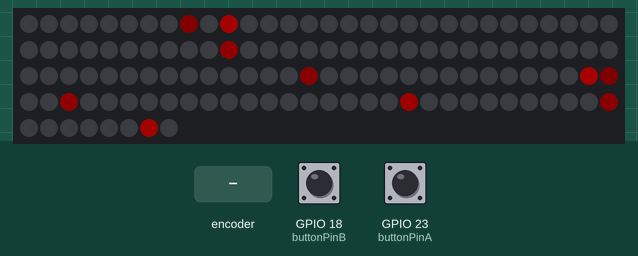
Simulated run of this sketch. Board: ESP32. Parts: 128 RGB LEDs in strip order, left to right, continuing on the next row. The inputs (shaded band) are chosen by the test bench; at power-on: GPIO 18 (buttonPinB) HIGH, GPIO 23 (buttonPinA) HIGH. Dim RGB values are drawn brighter than linear; random numbers use the default seed unless the sketch sets one.

Above: at 1.2 s.

The sketch:

esp32ButtonColorState.ino
```cpp
#include <Adafruit_NeoPixel.h>
#define npPin 4
#define NumOfLeds 128
const int buttonPinA = 23;
const int buttonPinB = 18;
Adafruit_NeoPixel pixels(NumOfLeds, npPin, NEO_GRB + NEO_KHZ800);
int buttonAState = 0;
int buttonBState = 0;
int red = 50;
int green = 0;
int blue = 0;

void setup() {
  Serial.begin(115200);
  pixels.begin();
  pinMode(buttonPinA, INPUT);
  pinMode(buttonPinB, INPUT);
  }

void loop() {
  pixels.clear();
  for (int r=0; r<10; r++) {
  pixels.setPixelColor(random(NumOfLeds), pixels.Color(red, green, blue));
  pixels.show();
  red = random(50);
  buttonAState = digitalRead(buttonPinA);
  buttonBState = digitalRead(buttonPinB);

  if (buttonAState == LOW) {
    // turn LED on
    green = random(50);
    }
  if (buttonBState == LOW) {
    blue = random(50);
    }
  }
}
```
